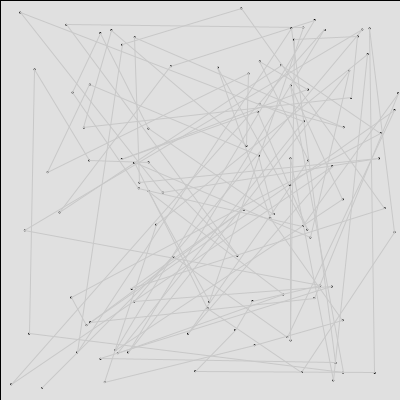
Frame 1 (no input)
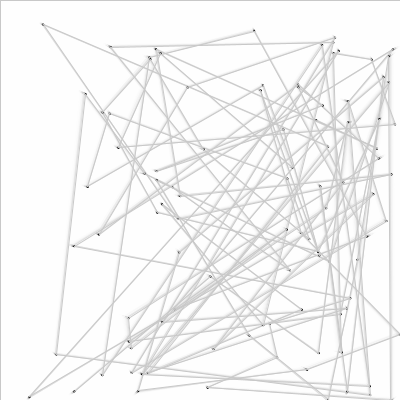
Frame 60 (the mouse pressed at the canvas centre just before this capture)
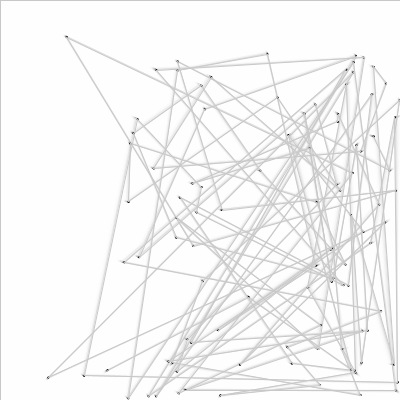
Frame 120 (the mouse held since frame 60 and released just before this capture)

The Processing sketch that drew these frames (run headless with seeded random() and noise(); from frame 60 on, the mouse is pressed at the canvas centre):

// Processing sketch: processing_82370
// ── processing_82370.pde

final int MAX = 100;

float []pontsX = new float [MAX];
float []pontsY = new float [MAX];
float []deltaX = new float [MAX];
float []deltaY = new float [MAX];

float dia;


void setup() {
  size(400,400);

    for(int i = 0; i < MAX; i++) {
    pontsX[i] = random(0,width);
    pontsY[i] = random(0,height);
    deltaX[i] = random(.2,1);
    deltaY[i] = random(.2,.5);

  }

  dia = 2;
}

void draw() {

  drawPoints();
}


void drawPoints() {
  
  fill(255,100);
  rect(0,0,width,height);
    
  for(int i = 0; i < MAX; i++) {
    pontsX[i] = pontsX[i] += deltaX[i];
    pontsY[i] = pontsY[i] += deltaY[i];

    fill(0);
    noStroke();
    ellipse(pontsX[i],pontsY[i],dia,dia);

    if(i > 0) {
      stroke(200);
      line(pontsX[i-1], pontsY[i-1],pontsX[i],pontsY[i]);
    }
        
    if(pontsX[i] < 0 || pontsX[i] > width) {
        deltaX[i] = -deltaX[i];
    }
    if(pontsY[i] < 0 || pontsY[i] > height) {
        deltaY[i] = -deltaY[i];
    }
    
  }
}
